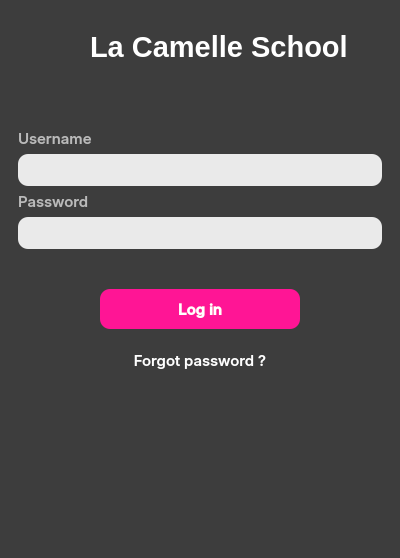
<?xml version="1.0" encoding="UTF-8"?>
<ui version="4.0">
 <class>FormLogin</class>
 <widget class="QMainWindow" name="FormLogin">
  <property name="geometry">
   <rect>
    <x>0</x>
    <y>0</y>
    <width>400</width>
    <height>558</height>
   </rect>
  </property>
  <property name="minimumSize">
   <size>
    <width>400</width>
    <height>558</height>
   </size>
  </property>
  <property name="maximumSize">
   <size>
    <width>400</width>
    <height>558</height>
   </size>
  </property>
  <property name="windowTitle">
   <string>Login</string>
  </property>
  <property name="styleSheet">
   <string notr="true">background-color: rgb(61, 61, 61);</string>
  </property>
  <widget class="QWidget" name="centralwidget">
   <layout class="QVBoxLayout" name="verticalLayout_2">
    <item>
     <layout class="QHBoxLayout" name="horizontalLayout_2">
      <item>
       <widget class="QLabel" name="label_logo">
        <property name="minimumSize">
         <size>
          <width>75</width>
          <height>75</height>
         </size>
        </property>
        <property name="maximumSize">
         <size>
          <width>75</width>
          <height>75</height>
         </size>
        </property>
        <property name="font">
         <font>
          <family>Inter Medium</family>
          <pointsize>11</pointsize>
          <weight>50</weight>
          <bold>false</bold>
         </font>
        </property>
        <property name="styleSheet">
         <string notr="true">QLabel { font-family: 'Inter Medium'; font-weight: normal; font-size: 11pt; color: rgb(186, 186, 186); }</string>
        </property>
        <property name="text">
         <string/>
        </property>
        <property name="pixmap">
         <pixmap resource="../resources.qrc">:/Images/Images/lcs logo.png</pixmap>
        </property>
        <property name="scaledContents">
         <bool>true</bool>
        </property>
       </widget>
      </item>
      <item>
       <widget class="QLabel" name="label_schoolName1_2">
        <property name="font">
         <font>
          <family>Ubuntu</family>
          <pointsize>22</pointsize>
          <weight>75</weight>
          <bold>true</bold>
         </font>
        </property>
        <property name="autoFillBackground">
         <bool>false</bool>
        </property>
        <property name="styleSheet">
         <string notr="true">color: rgb(255, 255, 255); font-family: 'Ubuntu'; font-weight: bold;</string>
        </property>
        <property name="text">
         <string>La Camelle School</string>
        </property>
       </widget>
      </item>
     </layout>
    </item>
    <item>
     <widget class="QFrame" name="frame">
      <property name="sizePolicy">
       <sizepolicy hsizetype="Preferred" vsizetype="Preferred">
        <horstretch>0</horstretch>
        <verstretch>0</verstretch>
       </sizepolicy>
      </property>
      <property name="minimumSize">
       <size>
        <width>0</width>
        <height>450</height>
       </size>
      </property>
      <property name="styleSheet">
       <string notr="true">QFrame { border: 0px; }</string>
      </property>
      <property name="frameShape">
       <enum>QFrame::StyledPanel</enum>
      </property>
      <property name="frameShadow">
       <enum>QFrame::Raised</enum>
      </property>
      <layout class="QVBoxLayout" name="verticalLayout">
       <item>
        <spacer name="verticalSpacer_2">
         <property name="orientation">
          <enum>Qt::Vertical</enum>
         </property>
         <property name="sizeType">
          <enum>QSizePolicy::Expanding</enum>
         </property>
         <property name="sizeHint" stdset="0">
          <size>
           <width>20</width>
           <height>20</height>
          </size>
         </property>
        </spacer>
       </item>
       <item>
        <widget class="QLabel" name="label">
         <property name="maximumSize">
          <size>
           <width>16777215</width>
           <height>30</height>
          </size>
         </property>
         <property name="font">
          <font>
           <family>Inter Medium</family>
           <pointsize>11</pointsize>
           <weight>50</weight>
           <bold>false</bold>
          </font>
         </property>
         <property name="styleSheet">
          <string notr="true">QLabel { font-family: 'Inter Medium'; font-weight: normal; font-size: 11pt; color: rgb(186, 186, 186); }</string>
         </property>
         <property name="text">
          <string>Username</string>
         </property>
        </widget>
       </item>
       <item>
        <widget class="QLineEdit" name="txtUsername">
         <property name="minimumSize">
          <size>
           <width>0</width>
           <height>32</height>
          </size>
         </property>
         <property name="maximumSize">
          <size>
           <width>16777215</width>
           <height>32</height>
          </size>
         </property>
         <property name="font">
          <font>
           <family>Inter Medium</family>
           <pointsize>11</pointsize>
          </font>
         </property>
         <property name="styleSheet">
          <string notr="true">QLineEdit {
	background-color: rgb(234, 234, 234);
	padding: 5px;
	border-radius: 10px;
	color: rgb(36, 31, 49);
}
</string>
         </property>
        </widget>
       </item>
       <item>
        <widget class="QLabel" name="label_2">
         <property name="maximumSize">
          <size>
           <width>16777215</width>
           <height>30</height>
          </size>
         </property>
         <property name="font">
          <font>
           <family>Inter Medium</family>
           <pointsize>11</pointsize>
           <weight>50</weight>
           <bold>false</bold>
          </font>
         </property>
         <property name="styleSheet">
          <string notr="true">QLabel { font-family: 'Inter Medium'; font-weight: normal; font-size: 11pt; color: rgb(186, 186, 186); }</string>
         </property>
         <property name="text">
          <string>Password</string>
         </property>
        </widget>
       </item>
       <item>
        <widget class="QLineEdit" name="txtPassword">
         <property name="minimumSize">
          <size>
           <width>0</width>
           <height>32</height>
          </size>
         </property>
         <property name="maximumSize">
          <size>
           <width>16777215</width>
           <height>32</height>
          </size>
         </property>
         <property name="font">
          <font>
           <family>Inter Medium</family>
           <pointsize>11</pointsize>
          </font>
         </property>
         <property name="styleSheet">
          <string notr="true">QLineEdit {
	background-color: rgb(234, 234, 234);
	padding: 5px;
	border-radius: 10px;
	color: rgb(36, 31, 49);
}</string>
         </property>
         <property name="echoMode">
          <enum>QLineEdit::Password</enum>
         </property>
        </widget>
       </item>
       <item>
        <spacer name="verticalSpacer_3">
         <property name="orientation">
          <enum>Qt::Vertical</enum>
         </property>
         <property name="sizeType">
          <enum>QSizePolicy::Expanding</enum>
         </property>
         <property name="sizeHint" stdset="0">
          <size>
           <width>20</width>
           <height>20</height>
          </size>
         </property>
        </spacer>
       </item>
       <item>
        <layout class="QHBoxLayout" name="horizontalLayout">
         <property name="topMargin">
          <number>5</number>
         </property>
         <property name="bottomMargin">
          <number>5</number>
         </property>
         <item>
          <widget class="QPushButton" name="btnLogin">
           <property name="minimumSize">
            <size>
             <width>0</width>
             <height>40</height>
            </size>
           </property>
           <property name="maximumSize">
            <size>
             <width>200</width>
             <height>16777215</height>
            </size>
           </property>
           <property name="font">
            <font>
             <family>Inter Medium</family>
             <pointsize>11</pointsize>
             <weight>75</weight>
             <bold>true</bold>
            </font>
           </property>
           <property name="mouseTracking">
            <bool>true</bool>
           </property>
           <property name="styleSheet">
            <string notr="true">QPushButton {
	border-radius: 10px;
	background: #FF1595;
	color: white;
	font-family: 'Inter Medium'; 
	font-size: 11pt;
}

QPushButton:hover {
 	background: #ED5AB3;
}</string>
           </property>
           <property name="text">
            <string>Log in</string>
           </property>
           <property name="autoDefault">
            <bool>true</bool>
           </property>
           <property name="default">
            <bool>true</bool>
           </property>
          </widget>
         </item>
        </layout>
       </item>
       <item>
        <widget class="QPushButton" name="btnForgotPassword">
         <property name="minimumSize">
          <size>
           <width>0</width>
           <height>40</height>
          </size>
         </property>
         <property name="font">
          <font>
           <family>Inter Medium</family>
           <pointsize>11</pointsize>
           <weight>50</weight>
           <bold>false</bold>
          </font>
         </property>
         <property name="styleSheet">
          <string notr="true">QPushButton {
	border: none;
	background: transparent;
	color: White;
	font-family: 'Inter Medium'; 
	font-weight: normal; 
	font-size: 11pt;
}

QPushButton:hover {
 	color: Yellow;
}</string>
         </property>
         <property name="text">
          <string>Forgot password ?</string>
         </property>
        </widget>
       </item>
       <item>
        <spacer name="verticalSpacer">
         <property name="orientation">
          <enum>Qt::Vertical</enum>
         </property>
         <property name="sizeType">
          <enum>QSizePolicy::Fixed</enum>
         </property>
         <property name="sizeHint" stdset="0">
          <size>
           <width>20</width>
           <height>160</height>
          </size>
         </property>
        </spacer>
       </item>
      </layout>
     </widget>
    </item>
   </layout>
  </widget>
 </widget>
 <resources>
  <include location="../resources.qrc"/>
 </resources>
 <connections/>
</ui>
